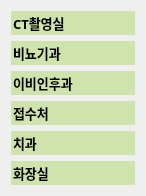
            <widget class="QWidget" name="scrollAreaWidgetContents_6">
             <property name="geometry">
              <rect>
               <x>0</x>
               <y>0</y>
               <width>146</width>
               <height>180</height>
              </rect>
             </property>
             <layout class="QVBoxLayout" name="verticalLayout_6">
              <item>
               <widget class="QPushButton" name="btn1_1f_6">
                <property name="sizePolicy">
                 <sizepolicy hsizetype="Expanding" vsizetype="Expanding">
                  <horstretch>0</horstretch>
                  <verstretch>0</verstretch>
                 </sizepolicy>
                </property>
                <property name="font">
                 <font>
                  <family>Malgun Gothic</family>
                  <pointsize>10</pointsize>
                  <weight>75</weight>
                  <bold>true</bold>
                 </font>
                </property>
                <property name="styleSheet">
                 <string notr="true">background-color: #cfe3ac;
padding: 2px;
text-align: left;
border: none;</string>
                </property>
                <property name="text">
                 <string>CT촬영실</string>
                </property>
               </widget>
              </item>
              <item>
               <widget class="QPushButton" name="btn2_1f_6">
                <property name="sizePolicy">
                 <sizepolicy hsizetype="Expanding" vsizetype="Expanding">
                  <horstretch>0</horstretch>
                  <verstretch>0</verstretch>
                 </sizepolicy>
                </property>
                <property name="font">
                 <font>
                  <family>Malgun Gothic</family>
                  <pointsize>10</pointsize>
                  <weight>75</weight>
                  <bold>true</bold>
                 </font>
                </property>
                <property name="styleSheet">
                 <string notr="true">background-color: #cfe3ac;
padding: 2px;
text-align: left;
border: none;</string>
                </property>
                <property name="text">
                 <string>비뇨기과</string>
                </property>
               </widget>
              </item>
              <item>
               <widget class="QPushButton" name="btn3_1f_21">
                <property name="sizePolicy">
                 <sizepolicy hsizetype="Expanding" vsizetype="Expanding">
                  <horstretch>0</horstretch>
                  <verstretch>0</verstretch>
                 </sizepolicy>
                </property>
                <property name="font">
                 <font>
                  <family>Malgun Gothic</family>
                  <pointsize>10</pointsize>
                  <weight>75</weight>
                  <bold>true</bold>
                 </font>
                </property>
                <property name="styleSheet">
                 <string notr="true">background-color: #cfe3ac;
padding: 2px;
text-align: left;
border: none;</string>
                </property>
                <property name="text">
                 <string>이비인후과</string>
                </property>
               </widget>
              </item>
              <item>
               <widget class="QPushButton" name="btn4_6f">
                <property name="sizePolicy">
                 <sizepolicy hsizetype="Expanding" vsizetype="Expanding">
                  <horstretch>0</horstretch>
                  <verstretch>0</verstretch>
                 </sizepolicy>
                </property>
                <property name="font">
                 <font>
                  <family>Malgun Gothic</family>
                  <pointsize>10</pointsize>
                  <weight>75</weight>
                  <bold>true</bold>
                 </font>
                </property>
                <property name="styleSheet">
                 <string notr="true">background-color: #cfe3ac;
padding: 2px;
text-align: left;
border: none;</string>
                </property>
                <property name="text">
                 <string>접수처</string>
                </property>
               </widget>
              </item>
              <item>
               <widget class="QPushButton" name="btn5_6f">
                <property name="sizePolicy">
                 <sizepolicy hsizetype="Expanding" vsizetype="Expanding">
                  <horstretch>0</horstretch>
                  <verstretch>0</verstretch>
                 </sizepolicy>
                </property>
                <property name="font">
                 <font>
                  <family>Malgun Gothic</family>
                  <pointsize>10</pointsize>
                  <weight>75</weight>
                  <bold>true</bold>
                 </font>
                </property>
                <property name="styleSheet">
                 <string notr="true">background-color: #cfe3ac;
padding: 2px;
text-align: left;
border: none;</string>
                </property>
                <property name="text">
                 <string>치과</string>
                </property>
               </widget>
              </item>
              <item>
               <widget class="QPushButton" name="btn6_6f">
                <property name="sizePolicy">
                 <sizepolicy hsizetype="Expanding" vsizetype="Expanding">
                  <horstretch>0</horstretch>
                  <verstretch>0</verstretch>
                 </sizepolicy>
                </property>
                <property name="font">
                 <font>
                  <family>Malgun Gothic</family>
                  <pointsize>10</pointsize>
                  <weight>75</weight>
                  <bold>true</bold>
                 </font>
                </property>
                <property name="styleSheet">
                 <string notr="true">background-color: #cfe3ac;
padding: 2px;
text-align: left;
border: none;</string>
                </property>
                <property name="text">
                 <string>화장실</string>
                </property>
               </widget>
              </item>
             </layout>
            </widget>
